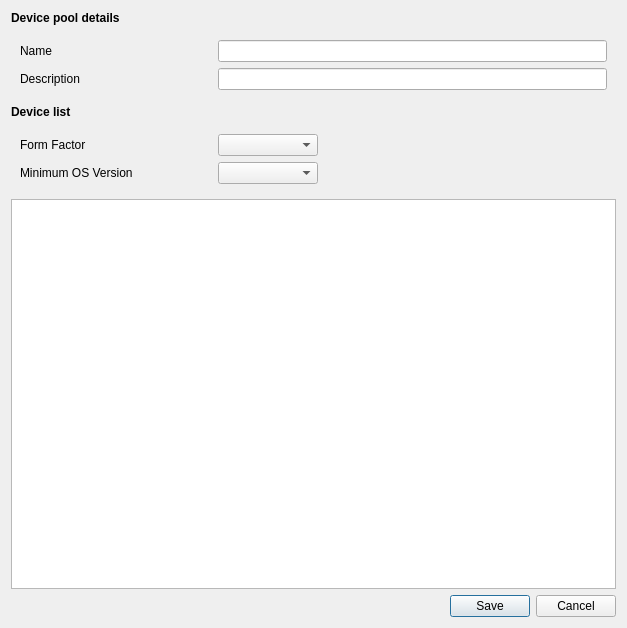
<?xml version="1.0" encoding="UTF-8"?>
<ui version="4.0">
 <class>DeviceFarmDevicePoolWindow</class>
 <widget class="QDialog" name="DeviceFarmDevicePoolWindow">
  <property name="geometry">
   <rect>
    <x>0</x>
    <y>0</y>
    <width>627</width>
    <height>628</height>
   </rect>
  </property>
  <property name="minimumSize">
   <size>
    <width>500</width>
    <height>600</height>
   </size>
  </property>
  <property name="windowTitle">
   <string>Device Farm Device Pool</string>
  </property>
  <layout class="QVBoxLayout" name="verticalLayout">
   <item>
    <widget class="QLabel" name="devicePoolDetailsLabel">
     <property name="font">
      <font>
       <weight>50</weight>
       <bold>false</bold>
      </font>
     </property>
     <property name="styleSheet">
      <string notr="true"/>
     </property>
     <property name="text">
      <string>&lt;b&gt;Device pool details&lt;/b&gt;</string>
     </property>
     <property name="textFormat">
      <enum>Qt::RichText</enum>
     </property>
    </widget>
   </item>
   <item>
    <layout class="QGridLayout" name="gridLayout" columnstretch="0,1" rowminimumheight="0,0" columnminimumwidth="192,0">
     <property name="leftMargin">
      <number>9</number>
     </property>
     <property name="topMargin">
      <number>9</number>
     </property>
     <property name="rightMargin">
      <number>9</number>
     </property>
     <property name="bottomMargin">
      <number>9</number>
     </property>
     <item row="0" column="1">
      <widget class="QLineEdit" name="poolNameLineEdit">
       <property name="toolTip">
        <string>Device Pool Name</string>
       </property>
      </widget>
     </item>
     <item row="0" column="0">
      <widget class="QLabel" name="poolNameLable">
       <property name="text">
        <string>Name</string>
       </property>
      </widget>
     </item>
     <item row="1" column="0">
      <widget class="QLabel" name="poolDescriptionLable">
       <property name="text">
        <string>Description</string>
       </property>
      </widget>
     </item>
     <item row="1" column="1">
      <widget class="QLineEdit" name="poolDescriptionLineEdit">
       <property name="toolTip">
        <string>Device Pool Description</string>
       </property>
      </widget>
     </item>
    </layout>
   </item>
   <item>
    <widget class="QLabel" name="deviceListLabel">
     <property name="font">
      <font>
       <weight>50</weight>
       <bold>false</bold>
      </font>
     </property>
     <property name="styleSheet">
      <string notr="true"/>
     </property>
     <property name="text">
      <string>&lt;b&gt;Device list&lt;/b&gt;</string>
     </property>
     <property name="textFormat">
      <enum>Qt::RichText</enum>
     </property>
    </widget>
   </item>
   <item>
    <layout class="QGridLayout" name="filterOptionsLayout" columnstretch="0,1,0" columnminimumwidth="192,0,0">
     <property name="leftMargin">
      <number>9</number>
     </property>
     <property name="topMargin">
      <number>9</number>
     </property>
     <property name="rightMargin">
      <number>9</number>
     </property>
     <property name="bottomMargin">
      <number>9</number>
     </property>
     <item row="0" column="1">
      <widget class="QComboBox" name="formFactorComboBox">
       <property name="maximumSize">
        <size>
         <width>100</width>
         <height>16777215</height>
        </size>
       </property>
       <property name="toolTip">
        <string>Form factor</string>
       </property>
      </widget>
     </item>
     <item row="0" column="0">
      <widget class="QLabel" name="formFactorLabel">
       <property name="text">
        <string>Form Factor</string>
       </property>
      </widget>
     </item>
     <item row="0" column="2">
      <spacer name="horizontalSpacer2">
       <property name="orientation">
        <enum>Qt::Horizontal</enum>
       </property>
       <property name="sizeHint" stdset="0">
        <size>
         <width>40</width>
         <height>20</height>
        </size>
       </property>
      </spacer>
     </item>
     <item row="1" column="1">
      <widget class="QComboBox" name="minOSVersionComboBox">
       <property name="maximumSize">
        <size>
         <width>100</width>
         <height>16777215</height>
        </size>
       </property>
       <property name="toolTip">
        <string>Form factor</string>
       </property>
      </widget>
     </item>
     <item row="1" column="0">
      <widget class="QLabel" name="minOSVersionLabel">
       <property name="text">
        <string>Minimum OS Version</string>
       </property>
      </widget>
     </item>
     <item row="1" column="2">
      <spacer name="horizontalSpacer1">
       <property name="orientation">
        <enum>Qt::Horizontal</enum>
       </property>
       <property name="sizeHint" stdset="0">
        <size>
         <width>40</width>
         <height>20</height>
        </size>
       </property>
      </spacer>
     </item>
    </layout>
   </item>
   <item>
    <layout class="QVBoxLayout" name="verticalLayout_2">
     <property name="sizeConstraint">
      <enum>QLayout::SetDefaultConstraint</enum>
     </property>
     <item>
      <widget class="QTableWidget" name="devicesTableWidget">
       <property name="sizePolicy">
        <sizepolicy hsizetype="Preferred" vsizetype="Expanding">
         <horstretch>0</horstretch>
         <verstretch>0</verstretch>
        </sizepolicy>
       </property>
      </widget>
     </item>
    </layout>
   </item>
   <item>
    <widget class="QDialogButtonBox" name="buttonBox">
     <property name="standardButtons">
      <set>QDialogButtonBox::Cancel|QDialogButtonBox::Save</set>
     </property>
    </widget>
   </item>
  </layout>
 </widget>
 <resources/>
 <connections/>
</ui>
